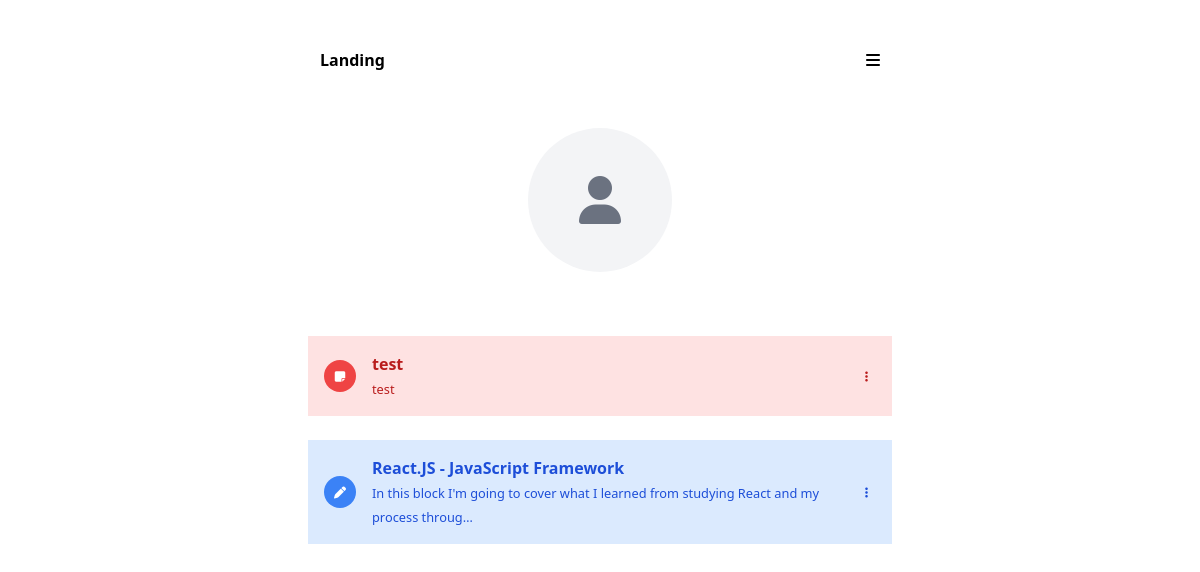
The page /profile/ on the database as committed earlier.
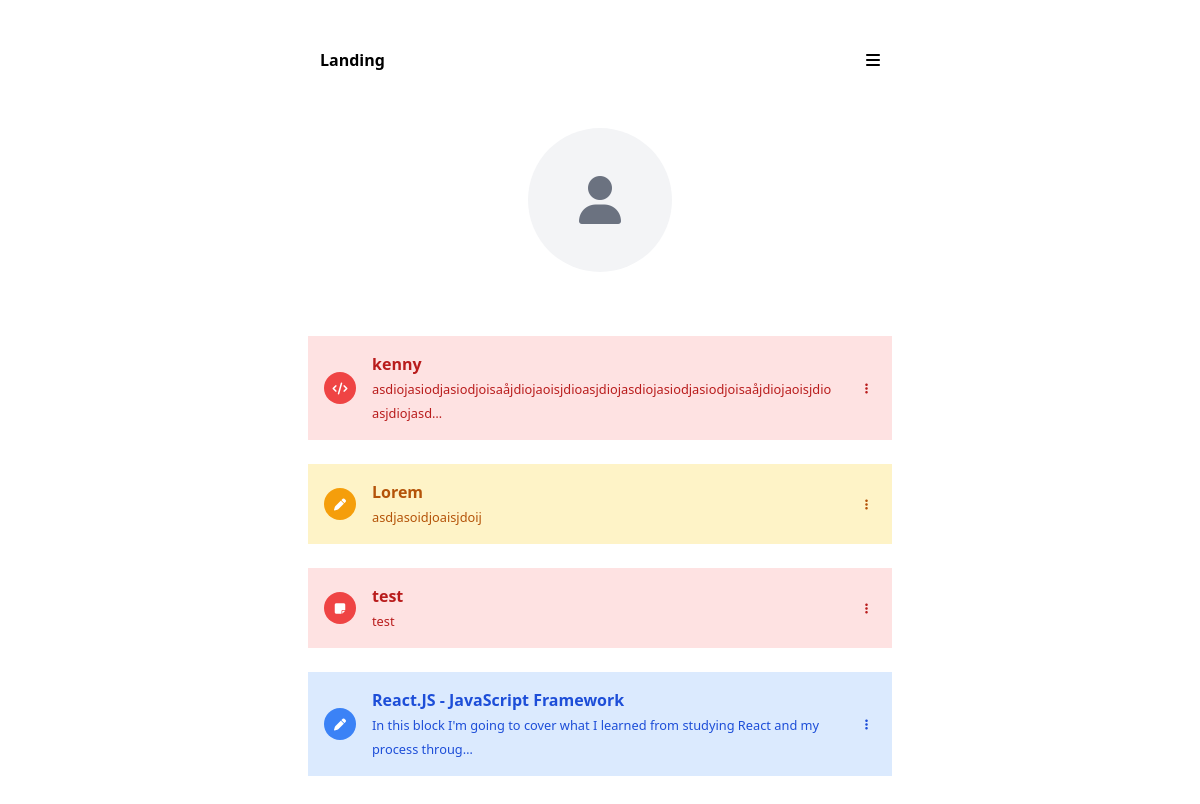
The same page on the database as committed later.
### profile/models.py (models this page shows, shortened)
class Skill(models.Model):
	title = models.CharField(max_length = 255);
	description = models.TextField();
	icon = models.CharField(max_length = 255);
	color = models.CharField(max_length = 255);

### profile/views.py (the view)
# urls.py: path('profile/', include('profile.urls'))
def profile(request):
	context = {
		'skills': Skill.objects.all().order_by('-id')
	}
	return render(request, 'profile/profile.html', context)

### profile/templates/profile/profile.html (shortened to what this page needs)
{% load static %}
<!DOCTYPE html>
<html>
	<head>
		<link rel="stylesheet" href="https://cdnjs.cloudflare.com/ajax/libs/tailwindcss/2.0.2/tailwind.min.css" />
		<link rel="stylesheet" type="text/css" href="{% static 'css/global.css' %}">
		<link rel="stylesheet" type="text/css" href="{% static 'css/profile.css' %}">
	</head>
	<body>
		<nav class="flex justify-center lg:w-6/12 md:w-9/12 w-full mx-auto py-4 mt-8 px-5 sticky top-0 bg-white z-20">
			<span class="font-semibold w-full"><a href="{% url 'landing' %}">Landing</a></span>
			<span id="menu" class="ml-auto"><i class="fas fa-bars cursor-pointer"></i></span>
		</nav>
		<div id="container" class="flex flex-col items-center px-4 pb-8">
			<div class="flex flex-col justify-center items-center lg:w-6/12 md:w-9/12 w-full h-48 my-4">
				<div class="flex justify-center items-center w-36 h-36 rounded-full bg-gray-100"><i class="fas fa-user fa-3x text-gray-500"></i></div>
			</div>
			<div class="lg:w-6/12 md:w-9/12 w-full">
				{% for skill in skills %}
					<div class="skill mt-6">
						<div class="flex justify-center items-center bg-{{ skill.color }}-100 text-{{ skill.color }}-700 p-4 relative">
							<div class="sm:flex hidden justify-center items-center w-8 h-8 bg-{{ skill.color }}-500 rounded-full text-white">
								<i class="fas fa-{{ skill.icon }} fa-xs"></i>
							</div>
							<div class="w-10/12 sm:ml-4 ml-2">
								<h3 class="font-semibold">{{ skill.title }}</h3>
								<small>{{ skill.description | truncatechars:90 | safe }}</small>
							</div>
							<div class="p-2 ml-auto setting">
								<i class="fas fa-ellipsis-v fa-xs cursor-pointer"></i>
							</div>
						</div>
					</div>
				{% endfor %}
			</div>
		</div>
	</body>
</html>

### static/css/global.css (style rules this page uses)
h3, small, span, p { word-wrap: break-word; }

Rows that differ between the two databases and show on the page:
added Skill: title "kenny", description "asdiojasiodjasiodjoisaåjdiojaoisjdioasjdiojasdiojasiodjasiodjoisaåjdiojaoisjdioasjdiojasd…"
added Skill: title "Lorem", description "asdjasoidjoaisjdoij", color "yellow" (drawn)
